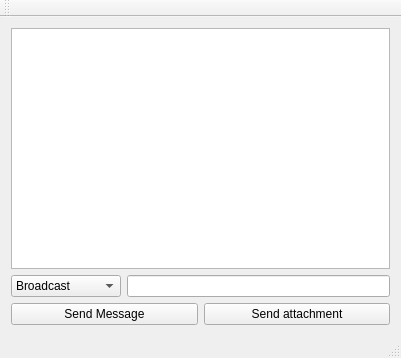
<?xml version="1.0" encoding="UTF-8"?>
<ui version="4.0">
 <class>MainWindow</class>
 <widget class="QMainWindow" name="MainWindow">
  <property name="geometry">
   <rect>
    <x>0</x>
    <y>0</y>
    <width>401</width>
    <height>358</height>
   </rect>
  </property>
  <property name="windowTitle">
   <string>QTCPServer</string>
  </property>
  <property name="styleSheet">
   <string notr="true"/>
  </property>
  <widget class="QWidget" name="centralWidget">
   <layout class="QGridLayout" name="gridLayout">
    <item row="0" column="0">
     <widget class="QTextBrowser" name="textBrowser_receivedMessages">
      <property name="styleSheet">
       <string notr="true"/>
      </property>
     </widget>
    </item>
    <item row="1" column="0">
     <layout class="QGridLayout" name="gridLayout_2">
      <item row="1" column="0">
       <widget class="QPushButton" name="pushButton_sendMessage">
        <property name="minimumSize">
         <size>
          <width>0</width>
          <height>0</height>
         </size>
        </property>
        <property name="styleSheet">
         <string notr="true"/>
        </property>
        <property name="text">
         <string>Send Message</string>
        </property>
       </widget>
      </item>
      <item row="1" column="1">
       <widget class="QPushButton" name="pushButton_sendAttachment">
        <property name="styleSheet">
         <string notr="true"/>
        </property>
        <property name="text">
         <string>Send attachment</string>
        </property>
        <property name="flat">
         <bool>false</bool>
        </property>
       </widget>
      </item>
      <item row="0" column="0" colspan="2">
       <layout class="QHBoxLayout" name="horizontalLayout">
        <item>
         <widget class="QComboBox" name="comboBox_receiver">
          <property name="minimumSize">
           <size>
            <width>110</width>
            <height>0</height>
           </size>
          </property>
          <item>
           <property name="text">
            <string>Broadcast</string>
           </property>
          </item>
         </widget>
        </item>
        <item>
         <widget class="QLineEdit" name="lineEdit_message">
          <property name="minimumSize">
           <size>
            <width>150</width>
            <height>0</height>
           </size>
          </property>
          <property name="styleSheet">
           <string notr="true"/>
          </property>
         </widget>
        </item>
       </layout>
      </item>
     </layout>
    </item>
   </layout>
  </widget>
  <widget class="QMenuBar" name="menuBar">
   <property name="geometry">
    <rect>
     <x>0</x>
     <y>0</y>
     <width>401</width>
     <height>21</height>
    </rect>
   </property>
  </widget>
  <widget class="QToolBar" name="mainToolBar">
   <attribute name="toolBarArea">
    <enum>TopToolBarArea</enum>
   </attribute>
   <attribute name="toolBarBreak">
    <bool>false</bool>
   </attribute>
  </widget>
  <widget class="QStatusBar" name="statusBar"/>
 </widget>
 <layoutdefault spacing="6" margin="11"/>
 <resources/>
 <connections/>
</ui>
